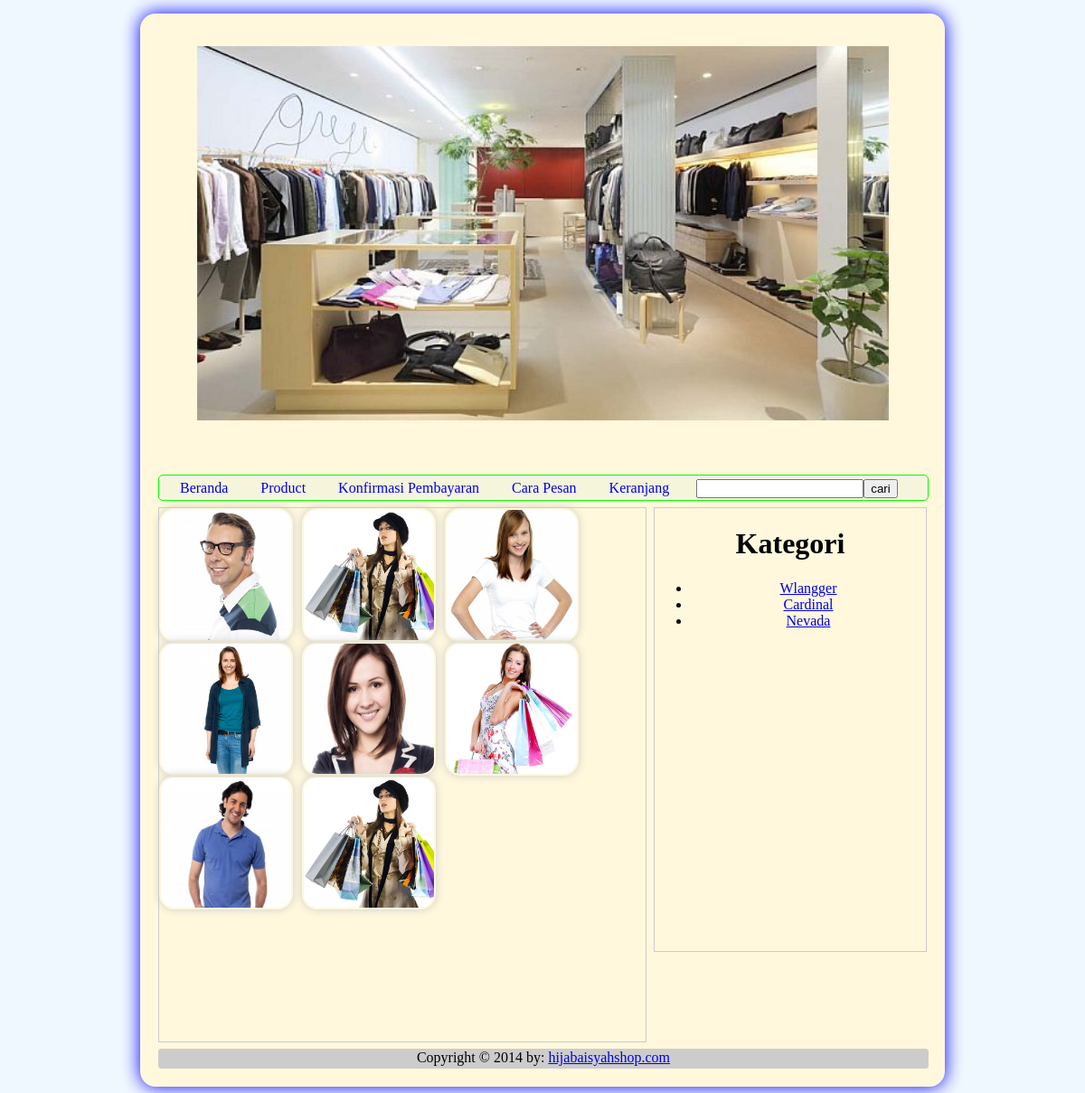
The page / on the database its author committed.
### tables this page shows
CREATE TABLE IF NOT EXISTS `tb_category` (
`category_id` int(10) unsigned NOT NULL,
  `category_name` varchar(100) DEFAULT NULL
);

CREATE TABLE IF NOT EXISTS `tb_product` (
`product_id` int(10) unsigned NOT NULL,
  `product_name` varchar(100) DEFAULT NULL,
  `product_price` int(11) DEFAULT NULL,
  `product_desc` text,
  `product_images` text,
  `product_stock` int(11) DEFAULT NULL,
  `product_date` datetime DEFAULT NULL,
  `category_id` int(11) DEFAULT NULL
);

### product.php (the view, shortened to what this page needs)
<?php
$query="select * from tb_product";
$result=mysql_query($query);
while($data=mysql_fetch_array($result)){
?>
<a href="index.php?page=detail-product&id=<?php echo $data['product_id']; ?>">
<img src="images/<?php echo $data['product_images']?>" width="144" height="144" /> </a>
<?php
}
?>

### index.php (shortened to what this page needs)
<!DOCTYPE html PUBLIC "-//W3C//DTD XHTML 1.0 Transitional//EN"
"http://www.w3.org/TR/xhtml1/DTD/xhtml1-transitional.dtd">
<html xmlns="http://www.w3.org/1999/xhtml">
<head>
<link rel="stylesheet" href="css/csshijab.css" type="text/css" />
</head>
<body>
<div id="wrapper">
<p align="center"><img src="image/fashion.jpg" width="90%" height="40%"/></p>
 <div id="menu">
 <ul>
 <li><a href="index.php">Beranda</a></li>
 <li><a href="?page=product">Product</a></li>
 <li><a href="?page=konfirmasi">Konfirmasi Pembayaran</a></li>
 <li><a href="?page=cara-pesan">Cara Pesan</a></li>
 <li><a href="?page=keranjang">Keranjang</a></li>
 <li><input type="text"/><input type="submit" value="cari"/></li>
 </ul>
 </div>
 <div id="sidebar">
 <div class="previous"> <h1>Kategori</h1>
 <ul>
 <?php
 $query="select * from tb_category";
 $result=mysql_query($query);
 while($data=mysql_fetch_array($result)){
 ?>
    <li><a href="#"><?php echo $data['category_name']; ?></a></li>
 <?php
 }
 ?>
 </ul>
</div>
 </div>
 <div id="content">
<?php
if(isset($_GET['page']) && strlen($_GET['page']) > 0){
	$page=($_GET['page']).".php";
}else {
	$page="product.php";
}
if(file_exists($page)){
	include($page);
}else{
include("product.php");
}
?>
 </div>
 <div id="footer">
 Copyright &copy; 2014 by: <a href="#">hijabaisyahshop.com</a></div>
 </div>
</body>
</html>

### css/csshijab.css (style rules this page uses)
body { background-color: #F0F8FF; font-family: "calibri" }
#wrapper { width: 850px; margin: 15px auto; height: auto; padding: 20px; background-color: #FFF8DC; box-shadow: 0px 0px 20px #FFF8DC; -moz-box-shadow:0px 0px 20px #F60; -webkit-box-shadow: 0px 0px 20px #0000FF; border-radius: 17px; -moz-border-radius: 17px; -webkit-border-radius: 17px; }
#menu { width: 850px; height: 27px; margin-bottom: 7px; border: 1px solid #00FF00; background-color: #F5F5DC; font-size:17x; border-radius: 5px; -moz-border-radius: 5px; -webkit-border-radius: 5px; }
#menu ul { margin: 4px 4px 4px 7px; padding: 0px; list-style: none; }
#menu li { margin: 10px; padding: 0px; display: inline; }
#menu a { padding: 6px 6px 6px 6px; text-decoration: none; }
#sidebar { float: right; width: 300px; height: 490px; border: 1px solid #CCC; margin-bottom: 7px; text-align: center; }
#content { width: 538px; height: 590px; margin-bottom: 2px; border: 1px solid #CCC; margin-bottom: 7px; }
#content img { border-radius: 17px; -moz-border-radius: 17px; -webkit-border-radius: 17px; box-shadow: 0px 0px 10px #CCC; -moz-box-shadow:0px 0px 10px #CCC; -webkit-box-shadow: 0px 0px 10px #CCC; padding: 2px; margin-right: 10px; float:left; }
#footer { width: 850px; height: 20px; padding-top: 0px; border: 1px solid #CCC; text-align: center; background-color: #CCC; clear: both; border-radius: 3px; -moz-border-radius: 3px; -webkit-border-radius: 3px; }

### rows shown on the page
tb_category: category_name "Wlangger"
tb_category: category_name "Cardinal"
tb_category: category_name "Nevada"
tb_product: product_images (picture)
tb_product: product_images (picture)
tb_product: product_images (picture)
tb_product: product_images (picture)
tb_product: product_images (picture)
tb_product: product_images (picture)
tb_product: product_images (picture)
tb_product: product_images (picture)
